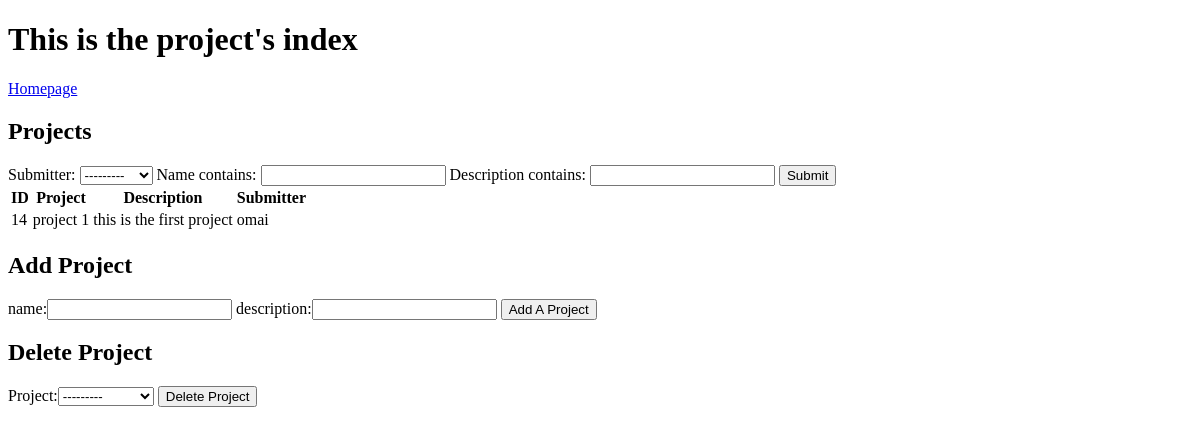
The page /projects (signed in) on the database as committed earlier.
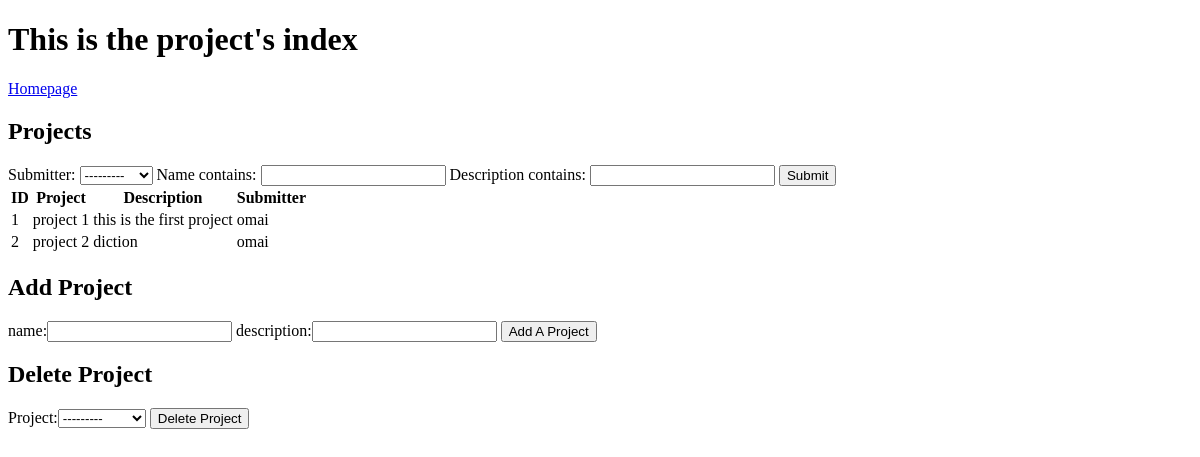
The same page on the database as committed later.
### projects/models.py (models this page shows)
class Project(models.Model):
	submitter = models.ForeignKey(settings.AUTH_USER_MODEL, on_delete=models.CASCADE , related_name= "projects_created")
	name = models.CharField(max_length=64)
	description = models.CharField(max_length=100)
	class Meta:
		unique_together = ["name", 'submitter']
	def __str__(self):
		return u'{0}'.format(str(self.id) + ": " + self.name)

### authenticate/models.py (models this page shows)
class NewUser(AbstractBaseUser, PermissionsMixin):
	email = models.EmailField(_('email address'), unique=True)
	user_name = models.CharField(max_length=150, unique=True)
	first_name = models.CharField(max_length=150, blank=True)
	start_date = models.DateTimeField(default=timezone.now)
	about = models.TextField(_(
		'about'), max_length=150, blank=True)
	is_staff = models.BooleanField(default=False)
	is_active = models.BooleanField(default=True)
	objects = CustomAccountManager()
	USERNAME_FIELD = "email"
	REQUIRED_FIELDS = ['user_name', 'first_name']
	def __str__(self):
		return self.user_name

### projects/views.py (the view)
# urls.py: path('', views.index, name="index"),
@login_required(login_url='authenticate:login')#decorator that does not allow access to views when you are not logged in
def index(request):
	project_list = Project.objects.all()#all project objects
	project_filter = ProjectFilter(request.GET , queryset= Project.objects.all())
	project_list = project_filter.qs
	if request.method == "POST":
		form = ProjectAddForm(request.POST)
		if form.is_valid():
			name = form.cleaned_data['name']
			description = form.cleaned_data['description']
			try:
				project = Project(name=name,description=description,submitter=request.user)
				project.save()
				messages.success(request, "SUCCESSFULLY ADDED PROJECT")
				return redirect("projects:index")
			except:
				messages.error(request,"PROJECT ALREADY EXISTS")
				context = {
				'project_list': project_list,
				'project_filter': project_filter,
				'form': ProjectAddForm(),
				'form2': ProjectDeleteForm()
				}
				return render(request, "projects/index.html",context)
		else: #if form is not valid
			messages.error(request,"INVALID INPUT")
			context = {
			'project_list': project_list,
			'project_filter': project_filter,
			'form': ProjectAddForm(),
			'form2': ProjectDeleteForm()
			}
			return render(request, "projects/index.html",context)
	else:
		context = {
			'project_list': project_list,
			'project_filter': project_filter,
			'form': ProjectAddForm(),
			'form2': ProjectDeleteForm()
		}
		return render(request, "projects/index.html",context)

### projects/forms.py
class ProjectAddForm(forms.Form):
	name = forms.CharField(label='name', max_length = 64)
	description = forms.CharField(label = 'description', max_length=64)

class ProjectDeleteForm(forms.Form):
	project = forms.ModelChoiceField(queryset=Project.objects.all(), label=None)

### projects/templates/projects/index.html (shortened to what this page needs)
{% extends "authenticate/layout.html" %}
{% block body %}
	<h1>This is the project's index</h1>
	<a href="{% url 'authenticate:home' %}">Homepage</a>
	<h2>Projects</h2>
	<form method = "get">
		{% for field in project_filter.form %}
			{{field.label}}: {{ field }}
		{% endfor %}
		<button type="submit">Submit</button>
	</form>
	<table>
		<tr>
			<th>ID</th>
			<th>Project</th>
			<th>Description</th>
			<th>Submitter</th>
		</tr>
	{% for project in project_list %}
	<div>
		<tr>
			<td>{{project.id}}</td>
			<td>{{project.name}}</td>
			<td>{{project.description}}</td>
			<td>{{project.submitter}}</td>
		</tr>
	</div>
	{%endfor%}
	</table>
	<div>
		<h2>Add Project</h2>
		<form method ="post" action="{% url 'projects:index' %}">
			{{form}}
			<button type="submit">Add A Project</button>
		</form>
	</div>
	<div>
		<h2>Delete Project</h2>
		<form method ="post" action="{% url 'projects:delete' %}">
			{{form2}}
			<button type="submit">Delete Project</button>
		</form>
	</div>
{% endblock %}

### authenticate/templates/authenticate/layout.html (shortened to what this page needs)
<!DOCTYPE html>
<html>
<head>
</head>
<body>
	{% block body%}
	{%endblock%}
</body>
</html>

Rows that differ between the two databases and show on the page:
removed Project: id "14", name "project 1", description "this is the first project", submitter "omai"
added Project: id "1", name "project 1", description "this is the first project", submitter "omai"
added Project: id "2", name "project 2", description "diction", submitter "omai"
